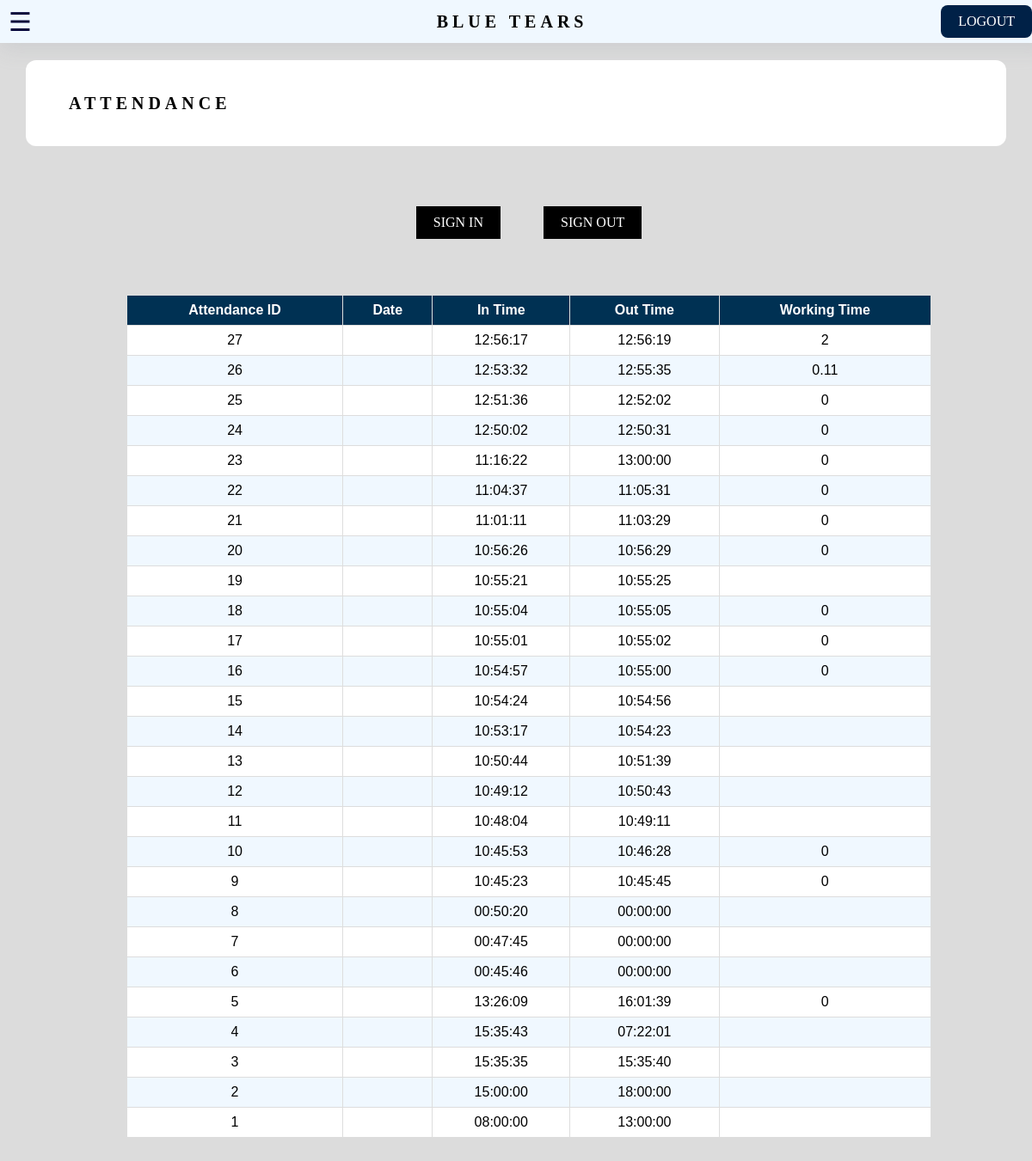
Page /Attendance.php (signed in) on the committed database.
### tables this page shows
CREATE TABLE IF NOT EXISTS `attendance` (
  `attendance_id` int NOT NULL AUTO_INCREMENT,
  `employee_id` int NOT NULL,
  `date` date NOT NULL,
  `sign_in_time` time NOT NULL,
  `sign_out_time` time NOT NULL,
  `working_time` float DEFAULT NULL,
  PRIMARY KEY (`attendance_id`),
  KEY `employee_id` (`employee_id`)
);

### Attendance.php (the view, shortened to what this page needs)
<!DOCTYPE html>
<html>
<head>
    <link href = "manager.css" rel = "stylesheet">
    <link href='https://unpkg.com/boxicons@2.1.2/css/boxicons.min.css' rel='stylesheet'>
</head>
<body>
    <div id="wrapper">
        <div id = "main_content">
            <nav id = "topbar">
                    <button class="openside" onclick="openSideBar()">☰</button>
                    <div>
                    <h2 class="top-navi-heading"> Blue Tears </h2>
                    </div>
                    <div>
                        <a class="logout" href="Manager_logout.php">LOGOUT</a>
                    </div>
            </nav>
            <div id="staff">
                <div class = page_content>
                    <div class = "table_content">
                        <div>
                            <h2 class="table_tittle"> Attendance </h2>
                        </div>
                    </div>
                </div>
        <div>
            <div class = "button_content">
                <div class = "home_page_sec"  style=padding-top:10px>
                        <a class = "attendance_button" href="recep-update-attendance.php">SIGN IN</a>
                </div>
                <div class = "home_page_sec" style=padding-top:10px;margin-left:30px;>
                        <a class = "attendance_button" href="recep-update-attendance.php">SIGN OUT</a>
                </div>
            </div>
        </div>
        <div class = "reservation_content">
            <table class= "reservation_table" >
                <tr>
                    <th> <font face="Arial">Attendance ID</font> </th>
                    <th> <font face="Arial">Date</font> </th>
                    <th> <font face="Arial">In Time</font> </th>
                    <th> <font face="Arial">Out Time</font> </th>
                    <th> <font face="Arial">Working Time</font> </th>
                </tr>
                <?php
                include "conn.php";
                $id = $_SESSION["mySession"];
                $query="SELECT * FROM attendance where employee_id = $id ORDER BY attendance_id DESC";
                $search_result=mysqli_query($conn,$query);
                while($row = mysqli_fetch_array($search_result)){
                    echo "<tr>";
                    echo "<td>";
                    echo $row['attendance_id'];
                    echo "</td>";
                    echo "<td>";
                    echo "</td>";
                    echo "<td>";
                    echo $row['sign_in_time'];
                    echo "</td>";
                    echo "<td>";
                    echo $row['sign_out_time'];
                    echo "</td>";
                    echo "<td>";
                    echo $row['working_time'];
                    echo "</td>";
                        }
            ?>
        </table>
    </div>
    </div>
    </body>
</html>

### manager.css (style rules this page uses)
* { margin: 0; padding: 0; }
#wrapper { display: flex; width: 100%; height: 100%; overflow-x: hidden; }
.openside { cursor: pointer; border: none; color:rgb(0,0,57); left:30px; font-size:30px; padding: 5px 10px; background:transparent; float: left; }
#main_content { margin-left:0; transition: 0.5s; width: 100%; min-height: 100vh; background-color: rgb(220,220,220); background-size: cover; margin: 0px; padding:0px; box-sizing:border-box; margin-top:0px; margin-left:0px; }
#topbar { display: flex; align-items: center; height:50px; box-shadow: rgba(149, 157, 165, 0.2) 0px 8px 24px; overflow: hidden; top: 0; background-color:#f0f8ff; width:100%; margin: 0; justify-content: space-between; padding-right:20px }
.logout { padding:10px 20px; text-decoration: none; color: white; display:flex; background-color:rgb(0,33,71); border-radius: 8px; }
.top-navi-heading { color:black; font-size:20px; text-transform: uppercase; letter-spacing: 5px; font-family: "fantasy"; padding-left:50px; }
#staff { margin-top: 20px; margin-left: 30px; }
.table_content { justify-content: space-between; align-items: center; height:100px; background-color: white; display:flex; padding-right:50px; border-radius: 12px; margin-right: 30px; }
.table_tittle { color:black; font-size:20px; text-transform: uppercase; letter-spacing: 5px; font-family: "fantasy"; padding-left:50px; }
.reservation_content { margin-top:0px; padding-top:5px; display:flex; justify-content: center; align-items: center; padding-bottom:100px }
.reservation_table { font-family: Arial, Helvetica, sans-serif; border-collapse: collapse; width: 80%; text-align:center }
.reservation_table th { border: 1px solid #ddd; padding: 8px; background-color: rgb(0,49,83); color: white }
.reservation_table td { border: 1px solid #ddd; padding: 8px; }
.reservation_table tr:nth-child(even) { background-color: white; }
.reservation_table tr:nth-child(odd) { background-color: rgb(240,248,255); }
.attendance_button { padding:10px 20px; text-decoration: none; color: white; display:flex; background-color: black; margin :10px; }
.button_content { padding-top:50px; padding-bottom:50px; display:flex; justify-content: center; align-items: center; }
.home_page_sec { display:flex; justify-content: center; align-items: center; }

### rows in the picture
attendance: attendance_id "27", sign_in_time "12:56:17", sign_out_time "12:56:19", working_time "2"
attendance: attendance_id "26", sign_in_time "12:53:32", sign_out_time "12:55:35", working_time "0.11"
attendance: attendance_id "25", sign_in_time "12:51:36", sign_out_time "12:52:02", working_time "0"
attendance: attendance_id "24", sign_in_time "12:50:02", sign_out_time "12:50:31", working_time "0"
attendance: attendance_id "23", sign_in_time "11:16:22", sign_out_time "13:00:00", working_time "0"
attendance: attendance_id "22", sign_in_time "11:04:37", sign_out_time "11:05:31", working_time "0"
attendance: attendance_id "21", sign_in_time "11:01:11", sign_out_time "11:03:29", working_time "0"
attendance: attendance_id "20", sign_in_time "10:56:26", sign_out_time "10:56:29", working_time "0"
attendance: attendance_id "19", sign_in_time "10:55:21", sign_out_time "10:55:25"
attendance: attendance_id "18", sign_in_time "10:55:04", sign_out_time "10:55:05", working_time "0"
attendance: attendance_id "17", sign_in_time "10:55:01", sign_out_time "10:55:02", working_time "0"
attendance: attendance_id "16", sign_in_time "10:54:57", sign_out_time "10:55:00", working_time "0"
attendance: attendance_id "15", sign_in_time "10:54:24", sign_out_time "10:54:56"
attendance: attendance_id "14", sign_in_time "10:53:17", sign_out_time "10:54:23"
attendance: attendance_id "13", sign_in_time "10:50:44", sign_out_time "10:51:39"
attendance: attendance_id "12", sign_in_time "10:49:12", sign_out_time "10:50:43"
attendance: attendance_id "11", sign_in_time "10:48:04", sign_out_time "10:49:11"
attendance: attendance_id "10", sign_in_time "10:45:53", sign_out_time "10:46:28", working_time "0"
attendance: attendance_id "9", sign_in_time "10:45:23", sign_out_time "10:45:45", working_time "0"
attendance: attendance_id "8", sign_in_time "00:50:20", sign_out_time "00:00:00"
attendance: attendance_id "7", sign_in_time "00:47:45", sign_out_time "00:00:00"
attendance: attendance_id "6", sign_in_time "00:45:46", sign_out_time "00:00:00"
attendance: attendance_id "5", sign_in_time "13:26:09", sign_out_time "16:01:39", working_time "0"
attendance: attendance_id "4", sign_in_time "15:35:43", sign_out_time "07:22:01"
attendance: attendance_id "3", sign_in_time "15:35:35", sign_out_time "15:35:40"
attendance: attendance_id "2", sign_in_time "15:00:00", sign_out_time "18:00:00"
attendance: attendance_id "1", sign_in_time "08:00:00", sign_out_time "13:00:00"
